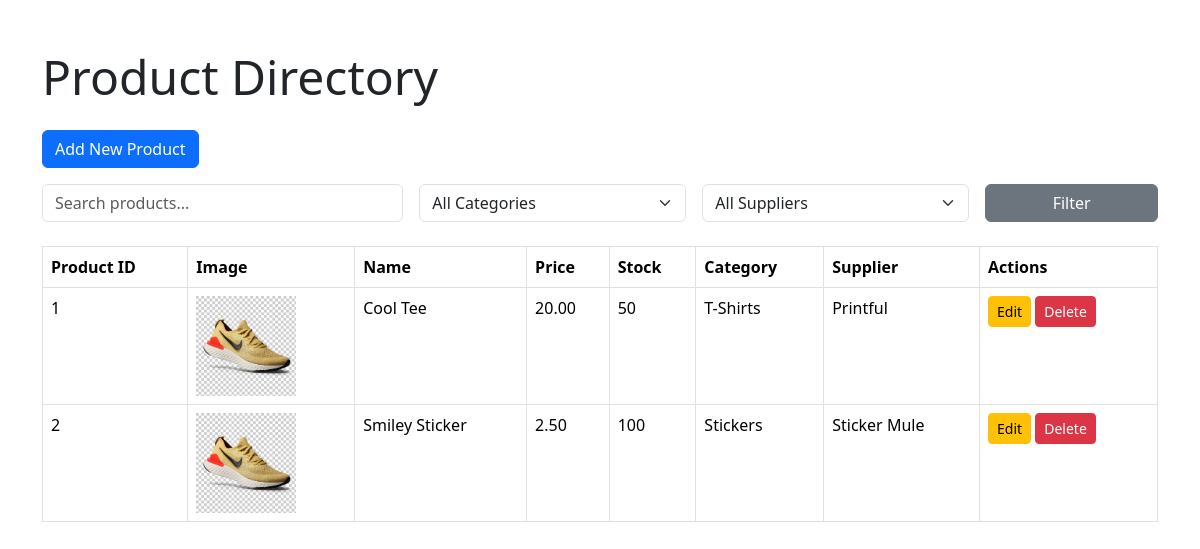
/admin/products/index.php, run on the app's committed database.
### tables this page shows
CREATE TABLE products (
  id INT UNSIGNED AUTO_INCREMENT PRIMARY KEY,
  name VARCHAR(100),
  description TEXT,
  price DECIMAL(8,2),
  category_id INT UNSIGNED,
  supplier_id INT UNSIGNED,
  stock INT,
  FOREIGN KEY (category_id) REFERENCES categories(id),
  FOREIGN KEY (supplier_id) REFERENCES suppliers(id)
);

CREATE TABLE categories (
  id INT UNSIGNED AUTO_INCREMENT PRIMARY KEY,
  name VARCHAR(50)
);

CREATE TABLE suppliers (
  id INT UNSIGNED AUTO_INCREMENT PRIMARY KEY,
  name VARCHAR(100),
  contact_email VARCHAR(100)
);

### admin/products/functions.php (called while the page is built, shortened)
<?php
function search_products($connect, $search = '', $category_id = null, $supplier_id = null)
{
    $q = "SELECT products.id, products.name, products.price, products.image, products.stock, categories.name as category, suppliers.name as supplier
    FROM products
    LEFT JOIN categories ON products.category_id=categories.id
    LEFT JOIN suppliers ON products.supplier_id=suppliers.id
    WHERE 1=1";
    $q .= " ORDER BY products.name";
    $result = mysqli_query($connect, $q);
    return $result;
}

### admin/products/index.php (the view, shortened to what this page needs)
<?php
include('../connect.php');
include('../categories/functions.php');
include('../suppliers/functions.php');
include('functions.php');
$search = isset($_GET['search']) ? $_GET['search'] : '';
$category_id = isset($_GET['category_id']) ? $_GET['category_id'] : null;
$supplier_id = isset($_GET['supplier_id']) ? $_GET['supplier_id'] : null;
$products = search_products($connect, $search, $category_id, $supplier_id);
?>
<!DOCTYPE html>
<html lang="en">
<head>
  <link href="https://cdn.jsdelivr.net/npm/bootstrap@5.3.2/dist/css/bootstrap.min.css" rel="stylesheet">
</head>
<body>
  <div class="container mt-5">
    <div class="row">
      <div class="col">
        <h1 class="display-5 mb-4">Product Directory</h1>
        <a href="add.php" class="btn btn-primary mb-3">Add New Product</a>
        <form method="GET" class="mb-4">
          <div class="row g-3">
            <div class="col-md-4">
              <input type="text" name="search" class="form-control" placeholder="Search products..." value="<?php echo $search; ?>">
            </div>
            <div class="col-md-3">
              <select name="category_id" class="form-select">
                <option value="">All Categories</option>
              </select>
            </div>
            <div class="col-md-3">
              <select name="supplier_id" class="form-select">
                <option value="">All Suppliers</option>
              </select>
            </div>
            <div class="col-md-2">
              <button type="submit" class="btn btn-secondary w-100">Filter</button>
            </div>
          </div>
        </form>
        <table class="table table-bordered">
          <thead>
            <tr>
              <th>Product ID</th>
              <th>Image</th>
              <th>Name</th>
              <th>Price</th>
              <th>Stock</th>
              <th>Category</th>
              <th>Supplier</th>
              <th>Actions</th>
            </tr>
          </thead>
          <tbody>
            <?php while ($row = mysqli_fetch_assoc($products)): ?>
              <tr>
                <td><?php echo $row['id']; ?></td>
                <td><img src="<?php echo !empty($row['image']) ? $row['image'] : 'default.jpg'; ?>" alt="<?php echo $row['name']; ?>" class="img-fluid" style="max-width: 100px;"></td>
                <td><?php echo $row['name']; ?></td>
                <td><?php echo $row['price']; ?></td>
                <td><?php echo $row['stock']; ?></td>
                <td><?php echo $row['category']; ?></td>
                <td><?php echo $row['supplier']; ?></td>
                <td>
                  <a href="detail.php?id=<?php echo intval($row['id']); ?>" class="btn btn-sm btn-warning">Edit</a>
                  <a href="delete.php?id=<?php echo intval($row['id']); ?>" class="btn btn-sm btn-danger" onclick="return confirm('Are you sure you want to delete this product?')">Delete</a>
                </td>
              </tr>
            <?php endwhile; ?>
          </tbody>
        </table>
      </div>
    </div>
  </div>
</body>
</html>

### data on the page
products: id "1", image (placeholder picture), name "Cool Tee", price "20.00", stock "50", category.name "T-Shirts", supplier.name "Printful"
products: id "2", image (placeholder picture), name "Smiley Sticker", price "2.50", stock "100", category.name "Stickers", supplier.name "Sticker Mule"
